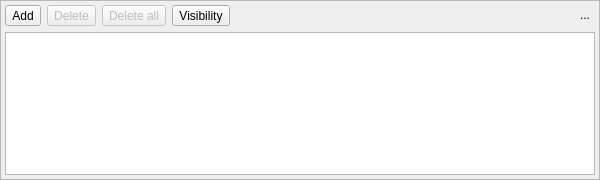
<?xml version="1.0" encoding="UTF-8"?>
<ui version="4.0">
 <class>LayersConfigWidget</class>
 <widget class="QWidget" name="LayersConfigWidget">
  <property name="geometry">
   <rect>
    <x>0</x>
    <y>0</y>
    <width>600</width>
    <height>180</height>
   </rect>
  </property>
  <property name="minimumSize">
   <size>
    <width>600</width>
    <height>180</height>
   </size>
  </property>
  <property name="maximumSize">
   <size>
    <width>800</width>
    <height>600</height>
   </size>
  </property>
  <property name="windowTitle">
   <string>Form</string>
  </property>
  <property name="autoFillBackground">
   <bool>true</bool>
  </property>
  <layout class="QVBoxLayout" name="verticalLayout">
   <property name="leftMargin">
    <number>0</number>
   </property>
   <property name="topMargin">
    <number>0</number>
   </property>
   <property name="rightMargin">
    <number>0</number>
   </property>
   <property name="bottomMargin">
    <number>0</number>
   </property>
   <item>
    <widget class="QFrame" name="frame">
     <property name="minimumSize">
      <size>
       <width>0</width>
       <height>0</height>
      </size>
     </property>
     <property name="frameShape">
      <enum>QFrame::StyledPanel</enum>
     </property>
     <property name="frameShadow">
      <enum>QFrame::Raised</enum>
     </property>
     <layout class="QGridLayout" name="gridLayout">
      <property name="leftMargin">
       <number>4</number>
      </property>
      <property name="topMargin">
       <number>4</number>
      </property>
      <property name="rightMargin">
       <number>4</number>
      </property>
      <property name="bottomMargin">
       <number>4</number>
      </property>
      <item row="0" column="8">
       <widget class="QToolButton" name="hide_tb">
        <property name="minimumSize">
         <size>
          <width>20</width>
          <height>20</height>
         </size>
        </property>
        <property name="maximumSize">
         <size>
          <width>20</width>
          <height>20</height>
         </size>
        </property>
        <property name="toolTip">
         <string>Hide this widget</string>
        </property>
        <property name="text">
         <string>...</string>
        </property>
        <property name="icon">
         <iconset resource="../res/resources.qrc">
          <normaloff>:/icones/icones/fechar1.png</normaloff>:/icones/icones/fechar1.png</iconset>
        </property>
        <property name="autoRaise">
         <bool>true</bool>
        </property>
       </widget>
      </item>
      <item row="0" column="0">
       <widget class="QToolButton" name="add_tb">
        <property name="enabled">
         <bool>true</bool>
        </property>
        <property name="sizePolicy">
         <sizepolicy hsizetype="Fixed" vsizetype="Preferred">
          <horstretch>0</horstretch>
          <verstretch>0</verstretch>
         </sizepolicy>
        </property>
        <property name="minimumSize">
         <size>
          <width>0</width>
          <height>0</height>
         </size>
        </property>
        <property name="toolTip">
         <string>Add a new layer</string>
        </property>
        <property name="text">
         <string>Add</string>
        </property>
        <property name="icon">
         <iconset resource="../res/resources.qrc">
          <normaloff>:/icones/icones/addlayer.png</normaloff>:/icones/icones/addlayer.png</iconset>
        </property>
        <property name="iconSize">
         <size>
          <width>22</width>
          <height>22</height>
         </size>
        </property>
        <property name="shortcut">
         <string>Ins</string>
        </property>
        <property name="toolButtonStyle">
         <enum>Qt::ToolButtonTextBesideIcon</enum>
        </property>
        <property name="autoRaise">
         <bool>false</bool>
        </property>
       </widget>
      </item>
      <item row="0" column="1">
       <widget class="QToolButton" name="remove_tb">
        <property name="enabled">
         <bool>false</bool>
        </property>
        <property name="sizePolicy">
         <sizepolicy hsizetype="Fixed" vsizetype="Preferred">
          <horstretch>0</horstretch>
          <verstretch>0</verstretch>
         </sizepolicy>
        </property>
        <property name="minimumSize">
         <size>
          <width>0</width>
          <height>0</height>
         </size>
        </property>
        <property name="toolTip">
         <string>Remove the selected layer</string>
        </property>
        <property name="text">
         <string>Delete</string>
        </property>
        <property name="icon">
         <iconset resource="../res/resources.qrc">
          <normaloff>:/icones/icones/dellayer.png</normaloff>:/icones/icones/dellayer.png</iconset>
        </property>
        <property name="iconSize">
         <size>
          <width>22</width>
          <height>22</height>
         </size>
        </property>
        <property name="shortcut">
         <string>Shift+Del</string>
        </property>
        <property name="toolButtonStyle">
         <enum>Qt::ToolButtonTextBesideIcon</enum>
        </property>
        <property name="autoRaise">
         <bool>false</bool>
        </property>
       </widget>
      </item>
      <item row="0" column="2">
       <widget class="QToolButton" name="remove_all_tb">
        <property name="enabled">
         <bool>false</bool>
        </property>
        <property name="sizePolicy">
         <sizepolicy hsizetype="Fixed" vsizetype="Preferred">
          <horstretch>0</horstretch>
          <verstretch>0</verstretch>
         </sizepolicy>
        </property>
        <property name="minimumSize">
         <size>
          <width>0</width>
          <height>0</height>
         </size>
        </property>
        <property name="toolTip">
         <string>Remove all layers</string>
        </property>
        <property name="text">
         <string>Delete all</string>
        </property>
        <property name="icon">
         <iconset resource="../res/resources.qrc">
          <normaloff>:/icones/icones/clearlayers.png</normaloff>:/icones/icones/clearlayers.png</iconset>
        </property>
        <property name="iconSize">
         <size>
          <width>22</width>
          <height>22</height>
         </size>
        </property>
        <property name="shortcut">
         <string>Shift+Del</string>
        </property>
        <property name="toolButtonStyle">
         <enum>Qt::ToolButtonTextBesideIcon</enum>
        </property>
        <property name="autoRaise">
         <bool>false</bool>
        </property>
       </widget>
      </item>
      <item row="1" column="0" colspan="9">
       <widget class="QListWidget" name="layers_lst">
        <property name="alternatingRowColors">
         <bool>true</bool>
        </property>
       </widget>
      </item>
      <item row="0" column="3">
       <widget class="QToolButton" name="visibility_tb">
        <property name="enabled">
         <bool>true</bool>
        </property>
        <property name="sizePolicy">
         <sizepolicy hsizetype="Fixed" vsizetype="Preferred">
          <horstretch>0</horstretch>
          <verstretch>0</verstretch>
         </sizepolicy>
        </property>
        <property name="minimumSize">
         <size>
          <width>0</width>
          <height>0</height>
         </size>
        </property>
        <property name="toolTip">
         <string>Add a new layer</string>
        </property>
        <property name="text">
         <string>Visibility</string>
        </property>
        <property name="icon">
         <iconset resource="../res/resources.qrc">
          <normaloff>:/icones/icones/layervisibility.png</normaloff>:/icones/icones/layervisibility.png</iconset>
        </property>
        <property name="iconSize">
         <size>
          <width>22</width>
          <height>22</height>
         </size>
        </property>
        <property name="shortcut">
         <string>Ins</string>
        </property>
        <property name="checkable">
         <bool>false</bool>
        </property>
        <property name="checked">
         <bool>false</bool>
        </property>
        <property name="popupMode">
         <enum>QToolButton::InstantPopup</enum>
        </property>
        <property name="toolButtonStyle">
         <enum>Qt::ToolButtonTextBesideIcon</enum>
        </property>
        <property name="autoRaise">
         <bool>false</bool>
        </property>
       </widget>
      </item>
      <item row="0" column="4" colspan="4">
       <spacer name="horizontalSpacer">
        <property name="orientation">
         <enum>Qt::Horizontal</enum>
        </property>
        <property name="sizeType">
         <enum>QSizePolicy::Expanding</enum>
        </property>
        <property name="sizeHint" stdset="0">
         <size>
          <width>20</width>
          <height>20</height>
         </size>
        </property>
       </spacer>
      </item>
     </layout>
    </widget>
   </item>
  </layout>
 </widget>
 <resources>
  <include location="../res/resources.qrc"/>
 </resources>
 <connections/>
</ui>
